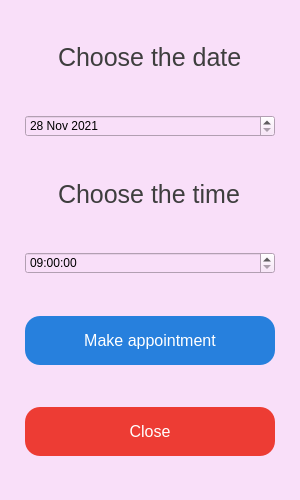
<?xml version="1.0" encoding="UTF-8"?>
<ui version="4.0">
 <class>MainWindow</class>
 <widget class="QMainWindow" name="MainWindow">
  <property name="geometry">
   <rect>
    <x>0</x>
    <y>0</y>
    <width>300</width>
    <height>500</height>
   </rect>
  </property>
  <property name="windowTitle">
   <string>MainWindow</string>
  </property>
  <property name="styleSheet">
   <string notr="true">background-color: #F9DFF9;</string>
  </property>
  <widget class="QWidget" name="centralwidget">
   <layout class="QVBoxLayout" name="verticalLayout_2">
    <property name="spacing">
     <number>0</number>
    </property>
    <property name="leftMargin">
     <number>25</number>
    </property>
    <property name="topMargin">
     <number>0</number>
    </property>
    <property name="rightMargin">
     <number>25</number>
    </property>
    <property name="bottomMargin">
     <number>0</number>
    </property>
    <item>
     <widget class="QLineEdit" name="lineEdit">
      <property name="focusPolicy">
       <enum>Qt::NoFocus</enum>
      </property>
      <property name="styleSheet">
       <string notr="true">font-size: 25px;
color: #3E3E3E;
border: none;</string>
      </property>
      <property name="text">
       <string>Choose the date</string>
      </property>
      <property name="alignment">
       <set>Qt::AlignCenter</set>
      </property>
      <property name="readOnly">
       <bool>true</bool>
      </property>
     </widget>
    </item>
    <item>
     <widget class="QDateEdit" name="dateEdit">
      <property name="styleSheet">
       <string notr="true"/>
      </property>
      <property name="minimumDateTime">
       <datetime>
        <hour>0</hour>
        <minute>0</minute>
        <second>0</second>
        <year>2021</year>
        <month>11</month>
        <day>28</day>
       </datetime>
      </property>
     </widget>
    </item>
    <item>
     <widget class="QLineEdit" name="lineEdit_2">
      <property name="focusPolicy">
       <enum>Qt::NoFocus</enum>
      </property>
      <property name="styleSheet">
       <string notr="true">font-size: 25px;
color: #3E3E3E;
border: none;</string>
      </property>
      <property name="text">
       <string>Choose the time</string>
      </property>
      <property name="alignment">
       <set>Qt::AlignCenter</set>
      </property>
      <property name="readOnly">
       <bool>true</bool>
      </property>
     </widget>
    </item>
    <item>
     <widget class="QTimeEdit" name="timeEdit">
      <property name="maximumTime">
       <time>
        <hour>18</hour>
        <minute>0</minute>
        <second>0</second>
       </time>
      </property>
      <property name="minimumTime">
       <time>
        <hour>9</hour>
        <minute>0</minute>
        <second>0</second>
       </time>
      </property>
     </widget>
    </item>
    <item>
     <widget class="QPushButton" name="pushButton_1">
      <property name="focusPolicy">
       <enum>Qt::NoFocus</enum>
      </property>
      <property name="styleSheet">
       <string notr="true">QPushButton {
  padding: 15px 30px;
  font-size: 16px;
  border-radius: 15px;
  background: #2780DD;
  border: none;
  text-align: center;
  color: #fff;
}

QPushButton:pressed {
  background: #2B5DAA;
}</string>
      </property>
      <property name="text">
       <string>Make appointment</string>
      </property>
     </widget>
    </item>
    <item>
     <widget class="QPushButton" name="pushButton_2">
      <property name="focusPolicy">
       <enum>Qt::NoFocus</enum>
      </property>
      <property name="styleSheet">
       <string notr="true">QPushButton {
  padding: 15px 30px;
  font-size: 16px;
  border-radius: 15px;
  background: #ED3C34;
  border: none;
  text-align: center;
  color: #fff;
}

QPushButton:pressed {
  background: #AA2823;
}</string>
      </property>
      <property name="text">
       <string>Close</string>
      </property>
     </widget>
    </item>
   </layout>
  </widget>
 </widget>
 <resources/>
 <connections/>
</ui>
